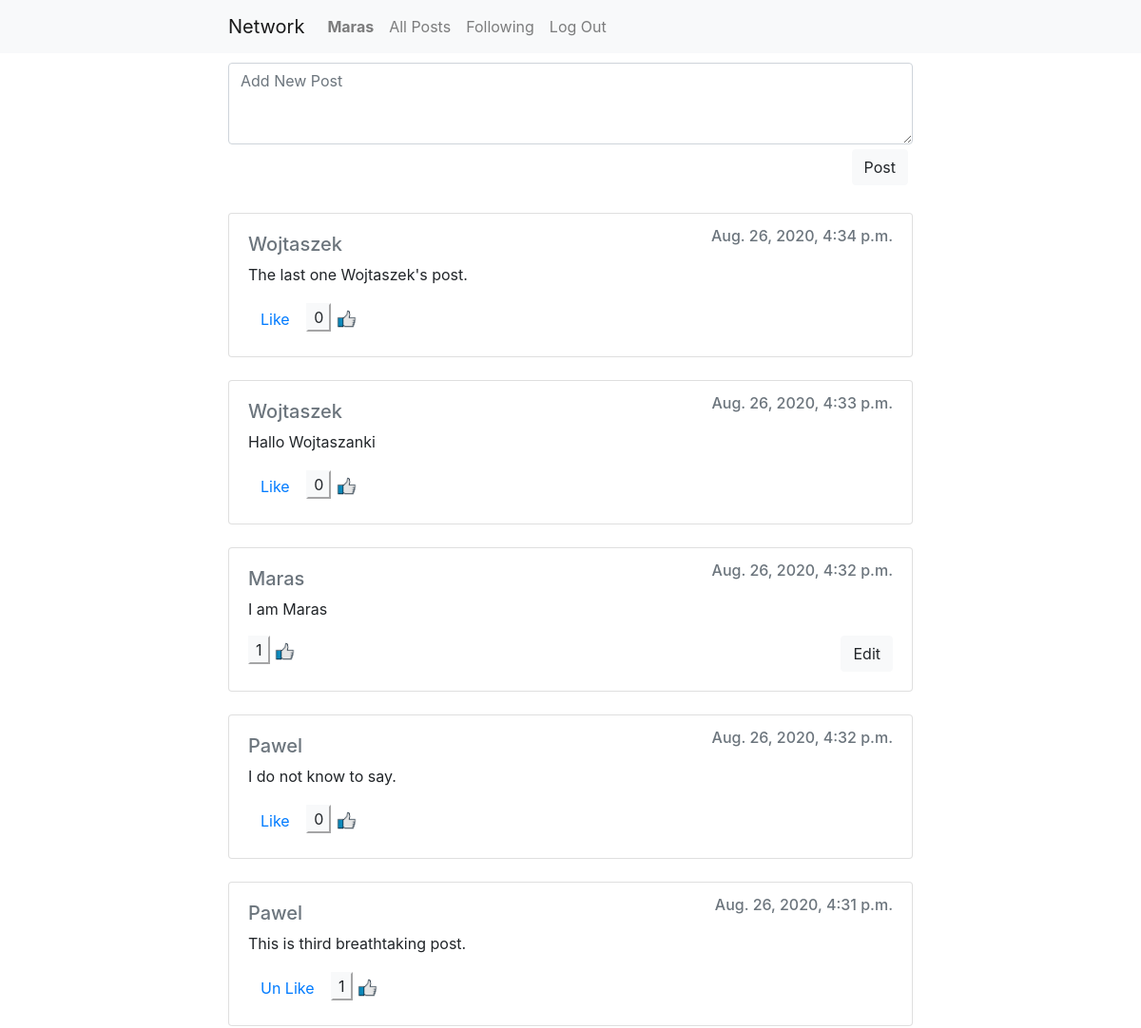
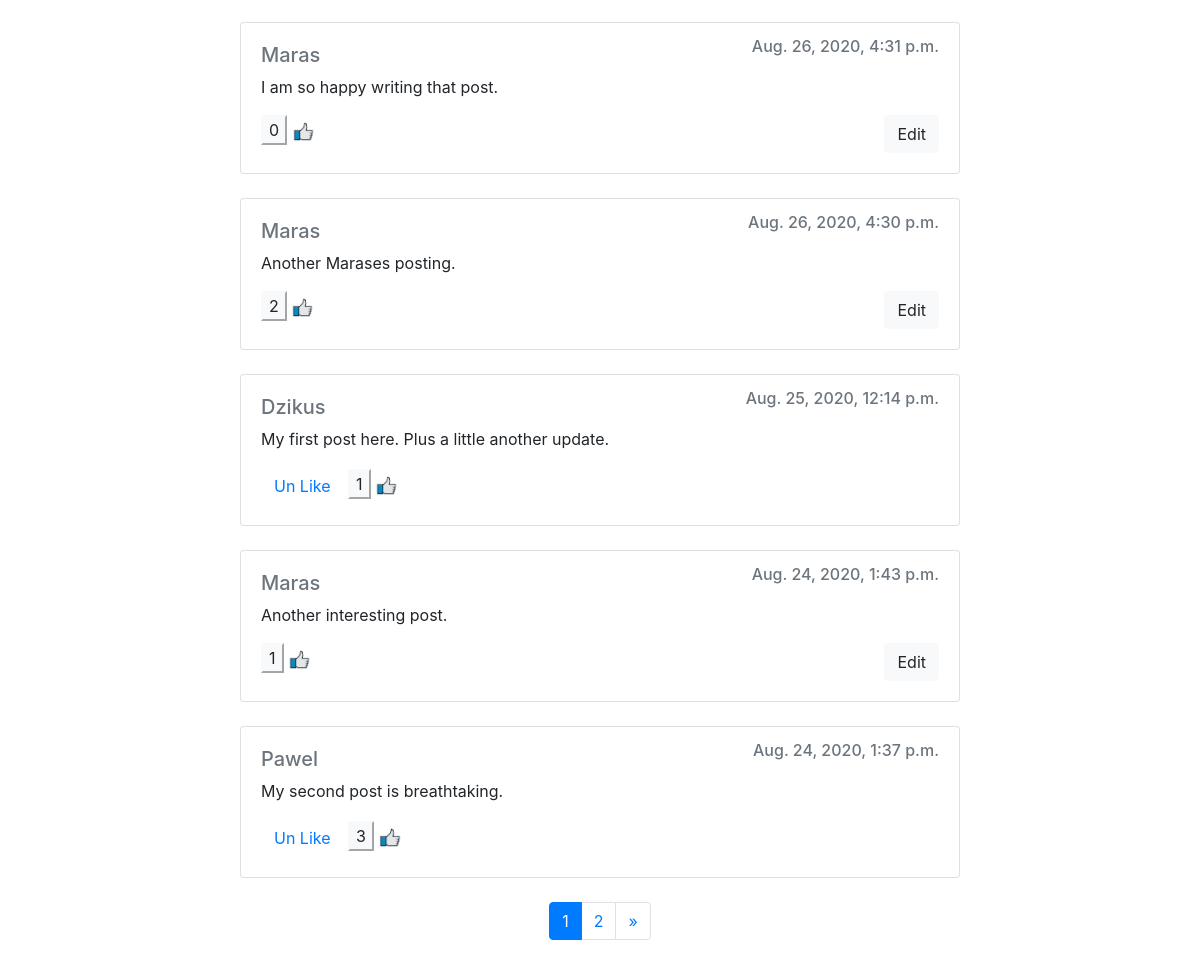
The app's page / (signed in) with its own data (2 pictures, top to bottom).
### network/models.py (models this page shows, shortened)
class User(AbstractUser):
    follow_users = models.ManyToManyField("network.User", related_name="followers", blank=True)

class Post(models.Model):
    creator = models.ForeignKey("User", on_delete=models.CASCADE, related_name="posts")
    content = models.CharField(max_length=10000)
    timestamp = models.DateTimeField(auto_now_add=True)
    def num_likes(self):
        return self.likes.aggregate(Count('pk'))['pk__count']

class Like(models.Model):
    creator = models.ForeignKey("User", on_delete=models.CASCADE, related_name="likes")
    post = models.ForeignKey(Post, on_delete=models.CASCADE, related_name="likes")

### network/views.py (the view)
# urls.py: path("", views.index, name="index"),
def index(request):
    if request.method == "POST":
        content = request.POST["body"]
        post = Post(creator=request.user, content=content)
        post.save()
    posts = Post.objects.order_by("-timestamp").all()
    return render(request, "network/index.html", {
        "page_obj": make_listing(request, posts)
    })

### network/views.py (called while the page is built)
def make_listing(request, posts):
    paginator = Paginator(posts, 10)
    if request.method == "GET":
        page_number = request.GET.get("page")
    else:
        page_number = 1
    page_obj = paginator.get_page(page_number)
    return page_obj

### network/templates/network/index.html (shortened to what this page needs)
{% extends "network/posts_template.html" %}
{% block heading %}
    {% if user.is_authenticated %}
    <form action="{% url 'index' %}" method="post">
        <div id="New-Post">
            <textarea id="New-Post-text" class="form-control" name="body" placeholder="Add New Post" rows="3"></textarea>
        </div>
        <div id="New-Post-submit-button">
            <input type="submit" class="btn btn-light" value="Post">
        </div>
    </form>
    <br/>
    {% endif %}
    <br/><br/>
{% endblock %}

### network/templates/network/posts_template.html (shortened to what this page needs)
{% extends "network/layout.html" %}
{% load static %}
{% block body %}
{% block heading %}
{% endblock %}
        {% for post in page_obj %}
        <div id="post{{ post.id }}" data-creator="{{ post.creator.id }}" class="card">
            <div class="card-body">
                <h6 class="card-subtitle mb-2 text-muted" style="float: right">{{ post.timestamp }}</h6>
                <h5><a class="card-subtitle mb-2 text-muted" href="{% url 'user_view' post.creator.id %}">{{ post.creator }}</a></h5>
                <p id="content{{ post.id }}" class="card-text">{{ post.content }}</p>
                {% if user.is_authenticated %}
                    {% if user.id == post.creator.id %}
                        <button data-post="{{ post.id }}" class="edit btn btn-light" style="float: right">Edit</button>
                    {% else %}
                        <button id="like_button{{ post.id }}" data-post="{{ post.id }}" class="like btn btn-link">
                        {% for like in post.likes.all %}
                            {% if like.creator.id == user.id %}
                                Un
                            {% endif %}
                        {% endfor %}
                        Like</button>
                    {% endif %}
                {% endif %}
                <button id="likes{{ post.id }}" class="disabled btn-light">{{ post.num_likes }}</button>
                <img id="like-image" src="{% static 'network/like.jpg' %}">
            </div>
        </div>
        <br/>
    {% endfor %}
    <nav aria-label="...">
        <ul class="pagination justify-content-center">
            <li class="page-item active" aria-current="page">
                <span class="page-link">
                    {{ page_obj.number }}
                </span>
            </li>
            {% if page_obj.has_next %}
            <li class="page-item">
                <a class="page-link" href="?page={{ page_obj.next_page_number }}">{{ page_obj.next_page_number }}</a>
            </li>
            <li class="page-item">
                <a class="page-link" href="?page={{ page_obj.paginator.num_pages }}">&raquo;</a>
            </li>
            {% endif %}
        </ul>
    </nav>
{% endblock %}

### network/templates/network/layout.html (shortened to what this page needs)
{% load static %}
<!DOCTYPE html>
<html lang="en">
    <head>
        <link rel="stylesheet" href="https://stackpath.bootstrapcdn.com/bootstrap/4.4.1/css/bootstrap.min.css">
        <link href="{% static 'network/styles.css' %}" rel="stylesheet">
    </head>
    <body>
        <div id="navbar">
        <nav class="navbar navbar-expand-lg navbar-light bg-light">
            <a class="navbar-brand" href="#">Network</a>
            <div>
              <ul class="navbar-nav mr-auto">
                {% if user.is_authenticated %}
                    <li class="nav-item">
                        <a class="nav-link" href="{% url 'user_view' user.id %}"><strong>{{ user.username }}</strong></a>
                    </li>
                {% endif %}
                <li class="nav-item">
                  <a class="nav-link" href="{% url 'index' %}">All Posts</a>
                </li>
                {% if user.is_authenticated %}
                    <li class="nav-item">
                        <a class="nav-link" href="{% url 'following' %}">Following</a>
                    </li>
                    <li class="nav-item">
                        <a class="nav-link" href="{% url 'logout' %}">Log Out</a>
                    </li>
                {% endif %}
              </ul>
            </div>
          </nav>
        </div>
        <div class="body">
            {% block body %}
            {% endblock %}
        </div>
    </body>
</html>

### network/static/network/styles.css (style rules this page uses)
.navbar { padding-left: 20%; padding-right: 20%; }
.body { padding-top: 10px; padding-left: 20%; padding-right: 20%; }
.disabled { pointer-events: none; cursor: default; }
#New-Post-submit-button { padding: 5px; float: right; }
#like-image { height: 20px; }

### records on screen
User: username "Maras"
Post: timestamp "Aug. 26, 2020, 4:34 p.m.", creator "Wojtaszek", content "The last one Wojtaszek's post.", num_likes "0"
Post: timestamp "Aug. 26, 2020, 4:33 p.m.", creator "Wojtaszek", content "Hallo Wojtaszanki", num_likes "0"
Post: timestamp "Aug. 26, 2020, 4:32 p.m.", creator "Maras", content "I am Maras", num_likes "1"
Post: timestamp "Aug. 26, 2020, 4:32 p.m.", creator "Pawel", content "I do not know to say.", num_likes "0"
Post: timestamp "Aug. 26, 2020, 4:31 p.m.", creator "Pawel", content "This is third breathtaking post.", num_likes "1"
Like: shows "Un"
Post: timestamp "Aug. 26, 2020, 4:31 p.m.", creator "Maras", content "I am so happy writing that post.", num_likes "0"
Post: timestamp "Aug. 26, 2020, 4:30 p.m.", creator "Maras", content "Another Marases posting.", num_likes "2"
Post: timestamp "Aug. 25, 2020, 12:14 p.m.", creator "Dzikus", content "My first post here. Plus a little another update.", num_likes "1"
Like: shows "Un"
Post: timestamp "Aug. 24, 2020, 1:43 p.m.", creator "Maras", content "Another interesting post.", num_likes "1"
Post: timestamp "Aug. 24, 2020, 1:37 p.m.", creator "Pawel", content "My second post is breathtaking.", num_likes "3"
Like: shows "Un"

### other values on screen
{{ page_obj.number }} "1"
{{ page_obj.next_page_number }} "2"
